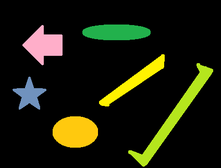
#> input picture CV04/drawing1.png, 221 x 168 px, shrunk from 424 x 322 before the run, found by its file name
$ python 3_center_of_contour.py
#> lines starting #> are read from the running program, lines starting #| are printed output that depends on the picture; after the words box and inside, x2 and y2 are one past the last pixel; in counts of white or black regions, pixels touching at a corner belong together
"""
모멘트 - 객체(윤곽선, 영상, 점들의 집합)의 특징 기술자

이진 영상 모멘트 vs 컨투어 영상에 대한 모멘트 추출 실험. ==> 중심점을 비교해 본다.

아래에서 3 단계까지는 이진 영상에 대한 영상 모멘트를 구하는 과정이다.
    1 단계: 컬러 영상을 읽고 gray로 변환한다.
    2 단계: 계조 영상에 대해 Binary 변환을 행한다.
    3 단계: 변환된 이진 영상에 대해 'binaryImage=True' 옵션을 적용하여 영상에 대해 모멘트를 구하여
    영상의 중심점(RED)을 표시한다.

4 단계부터는 contour moments를 구하여 각 윤곽선들의 중심점을 마킹을 실시한다.
   4 단계: 윤곽선을 추출하고 윤곽선(Green)을 그린 후, 윤곽선의 번호(Magenta)를 표기한다.
   5 단계: 윤곽선을 입력으로 한 모멘트기반의 중심점에 점(Red)과 번호(Yellow)를 표기한다.

검토 사항 - 'drawing1.png' 사례
    1번 소스에서는 그림에서 각 객체의 중심점을 찾아 평균한 값이
    두 객체를 한 그림에 넣고 객체를 찾은 위치가 같았다.
    그러나 여기서는 여러 객체가 모인 그림의 중심점이
    각각의 객체를 윤곽선을 찾아 그 중심점들을 평균한 값과 같지 않았다.
    ==> 검토 요망
"""

import cv2
import cv2 as cv
import numpy as np
import matplotlib.pyplot as plt

#Path = '../Images/'               # 현재 상위 폴더의 상위 폴더 아래에 있는 Images 폴더.
#Path = 'd:/work/StudyImages/Images/'
#Path = ''
Path = '../data/'

Name = 'CONTOUR_TEST_ORG.jpg'       # 바깥 테두리가 검은 색
#Name = 'bullseye.jpg'
Name = 'rects.png'
#Name = 'shapes_r.png'
#Name = 'circles.jpg'
Name = '10.jpg'
#Name = 'drawing10.png'
#Name = 'drawing2.png'
#Name = '4regions.png'
Name = 'drawing1.png'
# [5 lines of commented-out code are left out]

def centroid(moments):
    """Returns centroid based on moments"""

    x_centroid = round(moments['m10'] / moments['m00'])
    y_centroid = round(moments['m01'] / moments['m00'])
    return x_centroid, y_centroid


# ==================================================================================================
# 이진 영상 모멘트 vs 컨투어 영상에 대한 모멘트 추출 실험.
# 아래에서 3 단계까지는 이진 영상에 대한 영상 모멘트를 구하는 과정이다.
# 4 단계부터는 contour moments를 구하는 과정이다.
#   1 단계: 컬러 영상을 읽고 gray로 변환한다.
#   2 단계: 계조 영상에 대해 Binary 변환을 행한다.
#   3 단계: 변환된 이진 영상에 대해 'binaryImage=True' 옵션을 적용하여 영상에 대해 모멘트를 구하여 영상의 중심점(RED)을 표시한다.
#   4 단계: 윤곽선을 추출하고 윤곽선(Green)을 그린 후, 윤곽선의 번호(Magenta)를 표기한다.
#          윤곽선을 입력으로 한 모멘트기반의 중심점에 점(Red)과 번호(Yellow)를 표기한다.
# ==================================================================================================

# ------------ 1 단계: 컬러 영상을 읽고 gray로 변환한다.
FullName = Path + Name
img = cv.imread(FullName)
#> img is the input picture: shape (168, 221, 3); mean B, G, R 10.6, 30, 28
assert img is not None, "Failed to load image file:"
cv2.imshow("St1: input:"+str(Name), img)
gray = cv.cvtColor(img, cv.COLOR_BGR2GRAY)
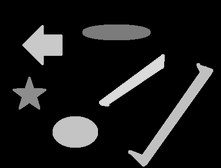
#> gray: shape (168, 221); min 0, max 226, mean 27.2
cv2.imshow("St1: gray:"+str(Name), gray)


# ------------ 2 단계: 계조 영상에 대해 Binary 변환을 행한다.

print('\nSt2: For binary image')
otsu_thr, imgBin = cv2.threshold(gray,  # otsu_thr = 연산된 임계치. , otsu_mask = 바이너리 영상
                                    -1,     # 원래 임계값을 지정하는 것인데  오츠는 자동 연산하기 때문에 활용되지 않는다.
                                    255,    # 임계값 보다 클 경우 배정될 값. 나머지는 0이된다.
                                    cv2.THRESH_BINARY | cv2.THRESH_OTSU)
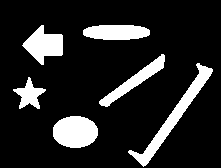
#> imgBin: shape (168, 221); 14.8% white; 6 white regions, box (x1, y1, x2, y2) and area: (128, 63, 213, 167) 1329, (53, 116, 98, 148) 1151, (22, 25, 63, 65) 915, (83, 25, 150, 40) 853, (99, 54, 165, 107) 793, (13, 77, 46, 109) 468
#> otsu_thr = 89
cv2.imshow("St2: Binary image, imgBin", imgBin)
print('type(imgBin.dtype)=', imgBin.dtype)  # 주의!!: threshold() 함수는 이진 영상을 uint8로 반환한다.
#| type(imgBin.dtype)= uint8


# ------------ 3 단계: 이진 영상으로 간주하는 옵션을 적용하여 영상 모멘트를 구해 영상의 중심점을 구한다.

#  바이너리 영상에 대한 모멘트를 구할 것인지, 그레이 영상에 대한 모멘트를 구할 것인지 결정한다.
flag = False    # gray 영상 사용
flag = True     # binary 영상 사용 <--- 추천
if flag == False:
    input_image = gray_image.copy()
    ttle = 'gray'
else:
    input_image = imgBin.copy()
    ttle = 'binary'


# 영상의 중심점은 RED로 표현한다.
m = cv2.moments(input_image, binaryImage=flag)
#> m = moments, m00 5509, centre m10/m00, m01/m00 = (104.6, 87.31)
center_img = centroid(m)
#> in centroid, `x_centroid = round(moments['m10'] / moments['m00'])`: x_centroid = 105
#> in centroid, `y_centroid = round(moments['m01'] / moments['m00'])`: y_centroid = 87
#> center_img = (105, 87)
print(f"\nSt3: flag={flag}: {ttle} image moments's center:\ncenter_img=", center_img)    # 영상 전체의 중심점
#| St3: flag=True: binary image moments's center:
#| center_img= (105, 87)

img2 = cv.cvtColor(input_image, cv.COLOR_GRAY2BGR)
#> img2: shape (168, 221, 3); 14.8% white; 6 white regions
radius = 7; color=(0, 0, 255); thickness = -1   # fill
# 영상 모멘트의 중심을 컬러 동심원(노란 바탕에 빨간색)으로 표기해 보자.
cv2.circle(img2, center_img, 10, (0, 0, 255), -1)
cv2.circle(img2, center_img, 8, (0, 255, 255), -1)
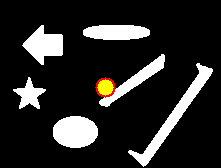
#> img2: shape (168, 221, 3); mean B, G, R 37.6, 39, 39.8
cv2.circle(img2, center_img, 4, (0, 0, 255), -1)
#> img2: shape (168, 221, 3); 0.13% of pixels changed, all inside (x1, y1, x2, y2) = (101, 83, 110, 92)
cv2.imshow(f"St3: {ttle} image moment's center={center_img}", img2)
cv2.waitKey()

print(f'\ntype(m)={type(m)}')
#| type(m)=<class 'dict'>
for key, value in m.items():
    print(f'{key}: {value:#.3f}')
#> this loop made 24 passes
#> (key, value) on passes 1 to 12: ('m00', 5509), ('m10', 575995), ('m01', 481006), ('m20', 75886347), ('m11', 51822713), ('m02', 51116264), ('m30', 1.14e+10), ('m21', 6.92e+09), ('m12', 5.58e+09), ('m03', 6.06e+09), ('mu20', 15663032.4), ('mu11', 1530999.3)
#| m00: 5509.000
#| m10: 575995.000
#| m01: 481006.000
#| m20: 75886347.000
#| m11: 51822713.000
#| m02: 51116264.000
#| m30: 11358606937.000
#| m21: 6915682635.000
#> (further printed lines are left out)


# ------------ 4 단계: 윤곽선을 추출하고 윤곽선(Green)을 그린다.
# 각 오브젝트의 평균 센터를 컬러 동심원(노란 바탕에 빨간색)으로 표기해 보자.
# 윤곽선을 입력으로 한 모멘트기반의 중심점에 점(Red)과 번호(Yellow)를 표기한다.

MODE = cv2.RETR_TREE
MODE = cv2.RETR_CCOMP
#MODE = cv2.RETR_LIST
MODE = cv2.RETR_EXTERNAL
contours, hierarchy = cv2.findContours(image=imgBin, mode=MODE, method=cv2.CHAIN_APPROX_NONE)
#> contours = 6 contours; box (x1, y1, x2, y2) and area: (128, 63, 213, 167) 1210, (53, 116, 98, 148) 1095, (22, 25, 63, 65) 856, (83, 25, 150, 40) 782, (99, 54, 165, 107) 720, (13, 77, 46, 109) 414

# 검출된 객체의 총 수를 출력한다.
print('\nSt4: Number of total contours = ', len(contours) )
#| St4: Number of total contours =  6

gray_3ch = cv2.cvtColor(gray, cv2.COLOR_GRAY2BGR)     # 1채널 모노 그레이 영상을 3채널 모노 그레이 영상으로 바꾼다.
# image=drawContours(image, contours, contourIdx, color[, thickness[, lineType[, hierarchy[, maxLevel[, offset]]]]])
# contourIdx Parameter indicating a contour to draw. If it is negative, all the contours are drawn.
#> (the run stopped early here; a loop or call above may not have finished)

$ run again, with CV04/shapes_r.png copied over CV04/drawing1.png
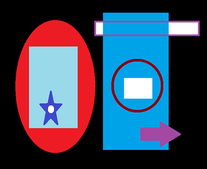
#> input picture CV04/shapes_r.png, 207 x 169 px, shrunk from 398 x 324 before the run, found by its file name
#> img is the input picture: shape (169, 207, 3); mean B, G, R 91.8, 70.5, 60.3
#> `otsu_thr, imgBin = cv2.threshold(gray,`:
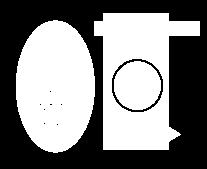
#> imgBin: shape (169, 207); 50.4% white; 9 black regions (7 under 20 px), largest, box (x1, y1, x2, y2) and area: (0, 0, 207, 169) 16977, (112, 59, 163, 112) 351
#> otsu_thr = 69
#| type(imgBin.dtype)= uint8
#> m = moments, m00 17647, centre m10/m00, m01/m00 = (98.93, 81.74)
#> x_centroid = 99
#> y_centroid = 82
#> center_img = (99, 82)
#| St3: flag=True: binary image moments's center:
#| center_img= (99, 82)
#> `cv2.circle(img2, center_img, 8, (0, 255, 255), -1)`:
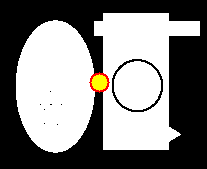
#> img2: shape (169, 207, 3); mean B, G, R 127.5, 128.9, 129.8
#| type(m)=<class 'dict'>
#> the loop `for key, value in m.items():` made 24 passes
#> (key, value) on passes 1 to 8: ('m00', 17647), ('m10', 1745897), ('m01', 1442510), ('m20', 210722427), ('m11', 139134243), ('m02', 143177142), ('m30', 2.83e+10), ('m21', 1.64e+10)
#> (printed output is left out)
#> contours = 2 contours; box (x1, y1, x2, y2) and area: (94, 13, 200, 150) 9496, (16, 20, 95, 153) 8111
#| St4: Number of total contours =  2
